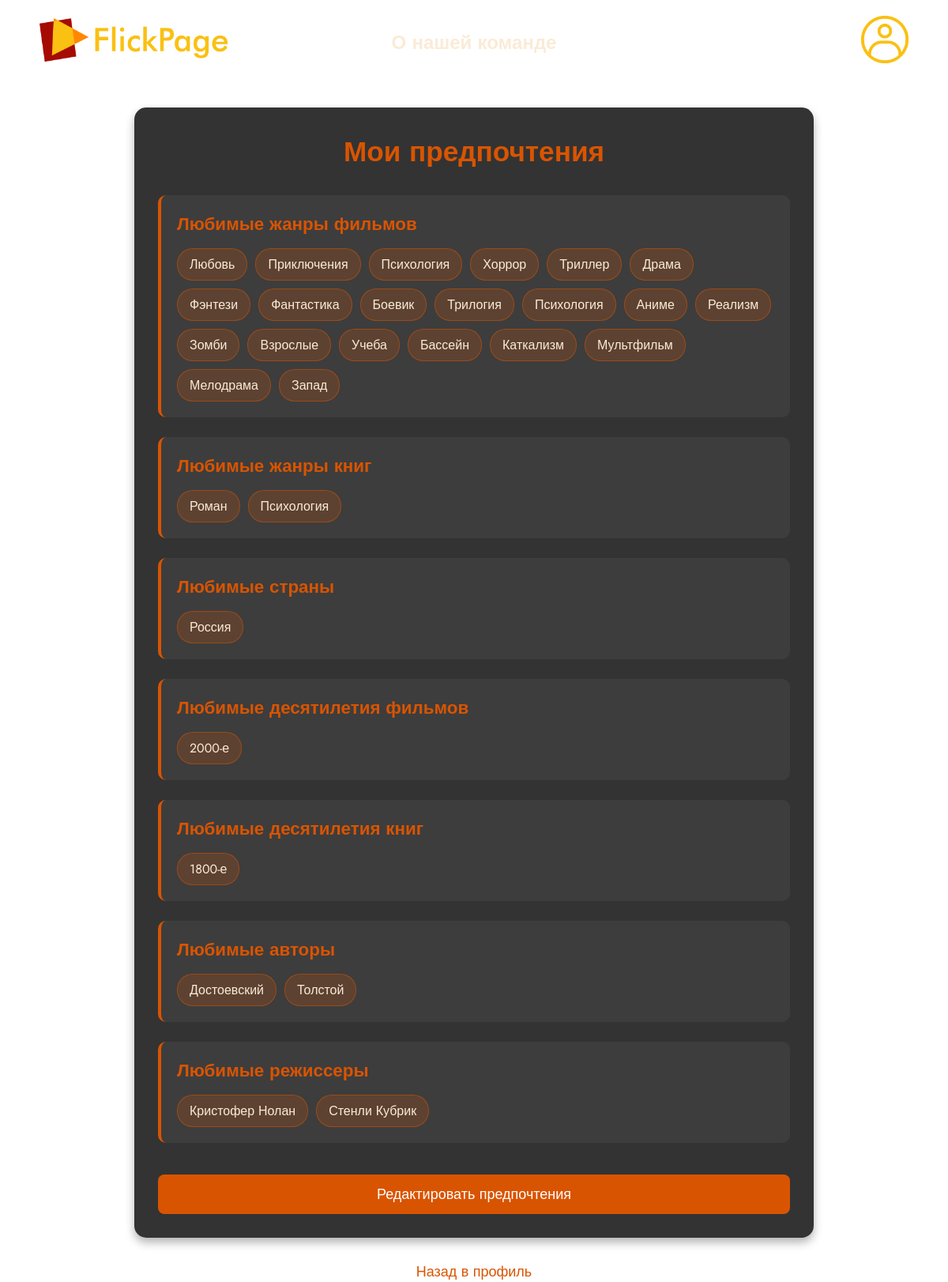
Page /preferences/ (signed in) on the committed database.
### preferences/models.py (models this page shows, shortened)
class MovieGenre(models.Model):
    name = models.CharField(max_length=50)

class BookGenre(models.Model):
    name = models.CharField(max_length=50)

class Country(models.Model):
    name = models.CharField(max_length=50)

class Decade(models.Model):
    name = models.CharField(max_length=20)

class BookAuthor(models.Model):
    name = models.CharField(max_length=100)

class MovieDirector(models.Model):
    name = models.CharField(max_length=100)

### preferences/views.py (the view)
# urls.py: path('', views.view_preferences, name='view_preferences'),
@login_required(login_url='login')
def view_preferences(request):
    try:
        preference = Preference.objects.get(user=request.user)
    except Preference.DoesNotExist:
        preference = None
    return render(request, 'preferences/view_preferences.html', {'preference': preference})

### preferences/templates/preferences/view_preferences.html (shortened to what this page needs)
{% load static %}
<!DOCTYPE html>
<html lang="ru">
<head>
    <link rel="stylesheet" href="{% static 'users/css/main_page.css' %}">
    <link rel="stylesheet" href="{% static 'preferences/css/view_preferences.css' %}">
</head>
<body>
    <header class="shapka">
        <div class="logo_1">
            <a href="{% url 'search:browse' %}"><img src="{% static 'users/img/logo.png' %}" height="55" alt="Лого"></a>
        </div>
        <nav class="site-links">
            <a href="{% url 'about' %}">О нашей команде</a>
        </nav>
        <div class="profile_pic">
            <a href="{% url 'profile' %}"><img src="{% static 'users/img/pfp.png' %}" width="60" alt="Иконка профиля"></a>
        </div>
    </header>
    <main class="main">
        <div class="preferences-container">
            <h1 class="preferences-title">Мои предпочтения</h1>
            {% if preference %}
                <div class="preferences-section">
                    <h2 class="section-title">Любимые жанры фильмов</h2>
                    <ul class="preferences-list">
                        {% for genre in preference.favorite_movie_genres.all %}
                            <li>{{ genre.name }}</li>
                        {% empty %}
                            <li>Не указаны</li>
                        {% endfor %}
                    </ul>
                </div>
                <div class="preferences-section">
                    <h2 class="section-title">Любимые жанры книг</h2>
                    <ul class="preferences-list">
                        {% for genre in preference.favorite_book_genres.all %}
                            <li>{{ genre.name }}</li>
                        {% empty %}
                            <li>Не указаны</li>
                        {% endfor %}
                    </ul>
                </div>
                <div class="preferences-section">
                    <h2 class="section-title">Любимые страны</h2>
                    <ul class="preferences-list">
                        {% for country in preference.favorite_countries.all %}
                            <li>{{ country.name }}</li>
                        {% empty %}
                            <li>Не указаны</li>
                        {% endfor %}
                    </ul>
                </div>
                <div class="preferences-section">
                    <h2 class="section-title">Любимые десятилетия фильмов</h2>
                    <ul class="preferences-list">
                        {% for decade in preference.favorite_movie_decades.all %}
                            <li>{{ decade.name }}</li>
                        {% empty %}
                            <li>Не указаны</li>
                        {% endfor %}
                    </ul>
                </div>
                <div class="preferences-section">
                    <h2 class="section-title">Любимые десятилетия книг</h2>
                    <ul class="preferences-list">
                        {% for decade in preference.favorite_book_decades.all %}
                            <li>{{ decade.name }}</li>
                        {% empty %}
                            <li>Не указаны</li>
                        {% endfor %}
                    </ul>
                </div>
                <div class="preferences-section">
                    <h2 class="section-title">Любимые авторы</h2>
                    <ul class="preferences-list">
                        {% for author in preference.favorite_book_authors.all %}
                            <li>{{ author.name }}</li>
                        {% empty %}
                            <li>Не указаны</li>
                        {% endfor %}
                    </ul>
                </div>
                <div class="preferences-section">
                    <h2 class="section-title">Любимые режиссеры</h2>
                    <ul class="preferences-list">
                        {% for director in preference.favorite_movie_directors.all %}
                            <li>{{ director.name }}</li>
                        {% empty %}
                            <li>Не указаны</li>
                        {% endfor %}
                    </ul>
                </div>
                <a href="{% url 'edit_preferences' %}" class="edit-link">Редактировать предпочтения</a>
            {% else %}
                <p class="no-preferences">Предпочтения ещё не указаны. <a href="{% url 'edit_preferences' %}">Заполнить сейчас</a></p>
                <div class="back-link">
                    <a href="{% url 'profile' %}">Назад в профиль</a>
                </div>
            {% endif %}
        </div>
        <div class="back-link">
            <a href="{% url 'profile' %}">Назад в профиль</a>
        </div>
    </main>
</body>
</html>

### users/static/users/css/main_page.css (style rules this page uses)
* { margin: 0; padding: 0; border: none; color: antiquewhite; font-family: "Jost", sans-serif; font-optical-sizing: auto; font-style: normal; }
body { background-image: url("img/profile_fon.webp"); background-size: cover; background-position: center; background-attachment: fixed; }
.shapka { display: flex; justify-content: space-between; align-items: center; padding: 20px 50px; }
.logo_1 { flex: 1; display: flex; align-items: center; justify-content: flex-start; }
.site-links { flex: 1; display: flex; justify-content: center; align-items: center; font-size: 24px; gap: 20px; }
.site-links a { text-decoration: none; color: antiquewhite; font-weight: bold; }
.profile_pic { flex: 1; display: flex; justify-content: flex-end; align-items: center; }

### preferences/static/preferences/css/view_preferences.css (style rules this page uses)
.preferences-container { max-width: 800px; margin: 30px auto; background: rgba(0, 0, 0, 0.8); padding: 30px; border-radius: 15px; box-shadow: 0 6px 12px rgba(0, 0, 0, 0.3); color: #f0f0f0; }
.preferences-title { text-align: center; color: #d95401; font-family: 'Jost', sans-serif; margin-bottom: 30px; font-size: 2.2em; }
.preferences-section { margin-bottom: 25px; padding: 20px; background: rgba(255, 255, 255, 0.05); border-radius: 10px; border-left: 4px solid #d95401; }
.section-title { color: #d95401; font-family: 'Jost', sans-serif; margin-bottom: 15px; font-size: 1.4em; }
.preferences-list { list-style-type: none; padding: 0; display: flex; flex-wrap: wrap; gap: 10px; }
.preferences-list li { background: rgba(217, 84, 1, 0.2); padding: 8px 15px; border-radius: 20px; border: 1px solid rgba(217, 84, 1, 0.5); transition: all 0.3s; }
.edit-link { display: block; text-align: center; margin-top: 40px; padding: 12px 0; background-color: #d95401; color: white; text-decoration: none; border-radius: 8px; font-size: 18px; transition: all 0.3s; font-family: 'Jost', sans-serif; }
.back-link { text-align: center; margin-top: 30px; }
.back-link a { color: #d95401; text-decoration: none; font-size: 18px; transition: color 0.3s; }

### rows in the picture
MovieGenre: name "Любовь"
MovieGenre: name "Приключения"
MovieGenre: name "Психология"
MovieGenre: name "Хоррор"
MovieGenre: name "Триллер"
MovieGenre: name "Драма"
MovieGenre: name "Фэнтези"
MovieGenre: name "Фантастика"
MovieGenre: name "Боевик"
MovieGenre: name "Трилогия"
MovieGenre: name "Психология"
MovieGenre: name "Аниме"
MovieGenre: name "Реализм"
MovieGenre: name "Зомби"
MovieGenre: name "Взрослые"
MovieGenre: name "Учеба"
MovieGenre: name "Бассейн"
MovieGenre: name "Каткализм"
MovieGenre: name "Мультфильм"
MovieGenre: name "Мелодрама"
MovieGenre: name "Запад"
BookGenre: name "Роман"
BookGenre: name "Психология"
Country: name "Россия"
Decade: name "2000-е"
Decade: name "1800-е"
BookAuthor: name "Достоевский"
BookAuthor: name "Толстой"
MovieDirector: name "Кристофер Нолан"
MovieDirector: name "Стенли Кубрик"
